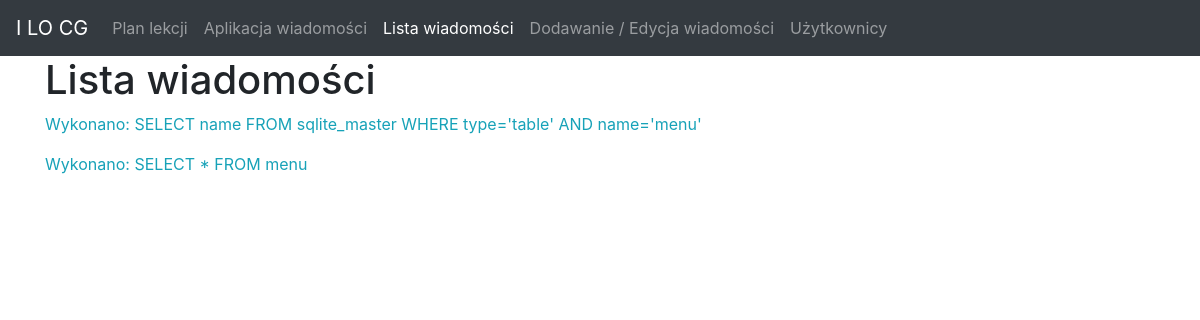
The page /?id=2 on the database its author committed.
### tables this page shows
CREATE TABLE menu (
	id INTEGER PRIMARY KEY AUTOINCREMENT,
	nazwa_pliku CHAR(20),
	tytul VARCHAR(40),
	pozycja INTEGER DEFAULT 0
);

### index.php (called while the page is built, shortened)
<?php
require_once('inc/db.php');
require_once('inc/functions.php');
include_once('inc/template.php');
?>

### inc/db.php (called while the page is built, shortened)
<?php
class Baza {
	static private $db = null;
	static public $mode = PDO::FETCH_ASSOC;
	public function __construct($dbfile) {
		try {
			self::$db = new PDO("sqlite:$dbfile");
			self::$db->setAttribute(PDO::ATTR_ERRMODE, PDO::ERRMODE_EXCEPTION);
		} catch(PDOException $e) {
			self::$kom[] = 'Błąd: '.$e->getMessage()."\n";
		}
	}
	static public function db_query($q) {
		try {
			self::$ret = self::$db->query($q, self::$mode)->fetchAll();
		} catch (PDOException $e) {
			self::$kom[] = 'Błąd: '.$e->getMessage()."\n";
		}
	}
}
?>

### inc/functions.php (the view, shortened to what this page needs)
<?php
function get_kom($kom) {
	foreach ($kom as $k) echo '<p class="text-info">'.$k.'</p>';
}
function get_menu($db, $id, &$strona) {
	Baza::db_query('SELECT * FROM menu');
	foreach (Baza::$ret as $k => $t) {
		echo '
<li class="nav-item">
	<a class="nav-link';
		if ($t['id'] == $id) {
			echo ' active';
		}
		echo '" href="?id='.$t['id'].'">'.$t['tytul'].'</a>
</li>';
	}
}
function get_page_title($strona) {
	if (array_key_exists('tytul', $strona)) {
		echo $strona['tytul'];
	} else {
		echo 'Aplikacja PHP';
	}
}
?>

### rows shown on the page
menu: tytul "Aplikacja wiadomości"
menu: tytul "Lista wiadomości"
menu: tytul "Dodawanie / Edycja wiadomości"
menu: tytul "Użytkownicy"

### other values the page prints
$k "Wykonano: SELECT name FROM sqlite_master WHERE type='table' AND name='menu'"
$k "Wykonano: SELECT * FROM menu"
